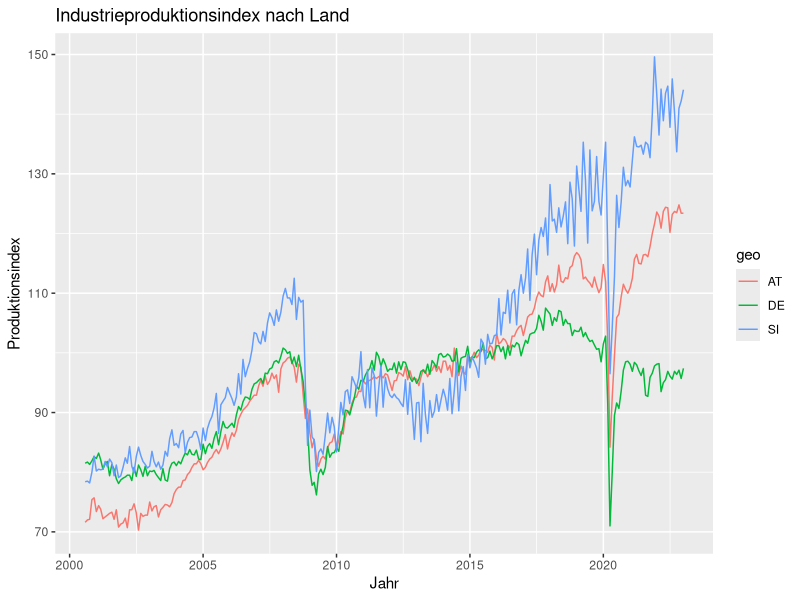
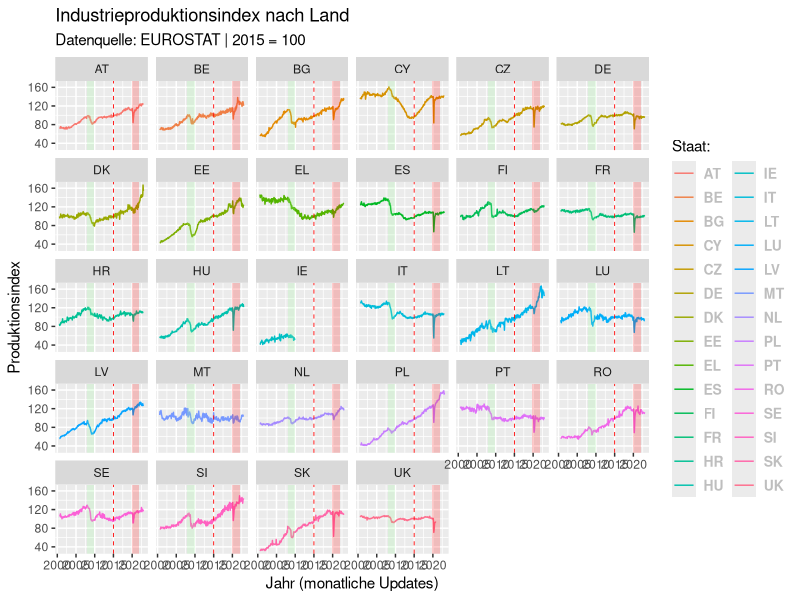

R code for these plots, in order:
# SETUP

install.packages("tidyverse")
library("tidyverse")
install.packages("scales")
library("scales")
install.packages("lubridate")
library("lubridate")
library(readr)
sts_inpr_m_custom_5572544_page_linear <- read_csv("sts_inpr_m__custom_5572544_page_linear.csv", 
                                                  col_types = cols(TIME_PERIOD = col_date(format = "%Y-%m")))

df <- sts_inpr_m_custom_5572544_page_linear

# Cleaning

sub <- df %>% select('geo','TIME_PERIOD', "OBS_VALUE")
sub_all <- filter(sub, geo == "BE" | geo == "BG" | geo == "DK" | geo == "DE"
                 | geo == "EE" | geo == "FI" | geo == "FR" | geo == "EL" | geo == "IE"
                 | geo == "IT" | geo == "HR" | geo == "LV" | geo == "LT"
                 | geo == "LU" | geo == "MT" | geo == "NL" | geo == "AT"
                 | geo == "PL" | geo == "PT" | geo == "RO" | geo == "SE"
                 | geo == "SK" | geo == "SI" | geo == "ES" | geo == "CZ"
                 | geo == "HU" | geo == "CY" | geo =="UK")


# Graph 3-Ländervergleich

sub_all %>% 
  filter(geo=="AT" |geo== "DE" | geo=="SI") %>% 
  ggplot(., aes(x=TIME_PERIOD, y=OBS_VALUE, colour=geo))+
  geom_line()+
  labs(title = "Industrieproduktionsindex nach Land",
       x="Jahr", y="Produktionsindex")


#EU alle Länder

sub_all %>% 
  ggplot(., aes(x=TIME_PERIOD, y=OBS_VALUE, color=geo))+
  geom_line()+
  geom_vline(xintercept = as.numeric(as.Date("2015-01-01")),
             color="red", lwd=0.3, linetype="dashed")+
  theme(legend.text = element_text(colour="gray", size=10, face="bold"))+
  labs(color = "Staat:")+
  
  labs(title = "Industrieproduktionsindex nach Land", subtitle = "Datenquelle: EUROSTAT | 2015 = 100",
       x="Jahr (monatliche Updates)", y="Produktionsindex")+

  annotate(geom = "rect", xmin = ymd('2008-01-01'), xmax = ymd('2009-12-01'), ymin = -Inf, ymax = Inf,
           fill = "palegreen", colour = NA, alpha = 0.2) +
  annotate(geom = "rect", xmin = ymd('2019-11-01'), xmax = ymd('2021-12-01'), ymin = -Inf, ymax = Inf,
           fill = "red", colour = NA, alpha = 0.2) +
  
  facet_wrap(~ geo)

